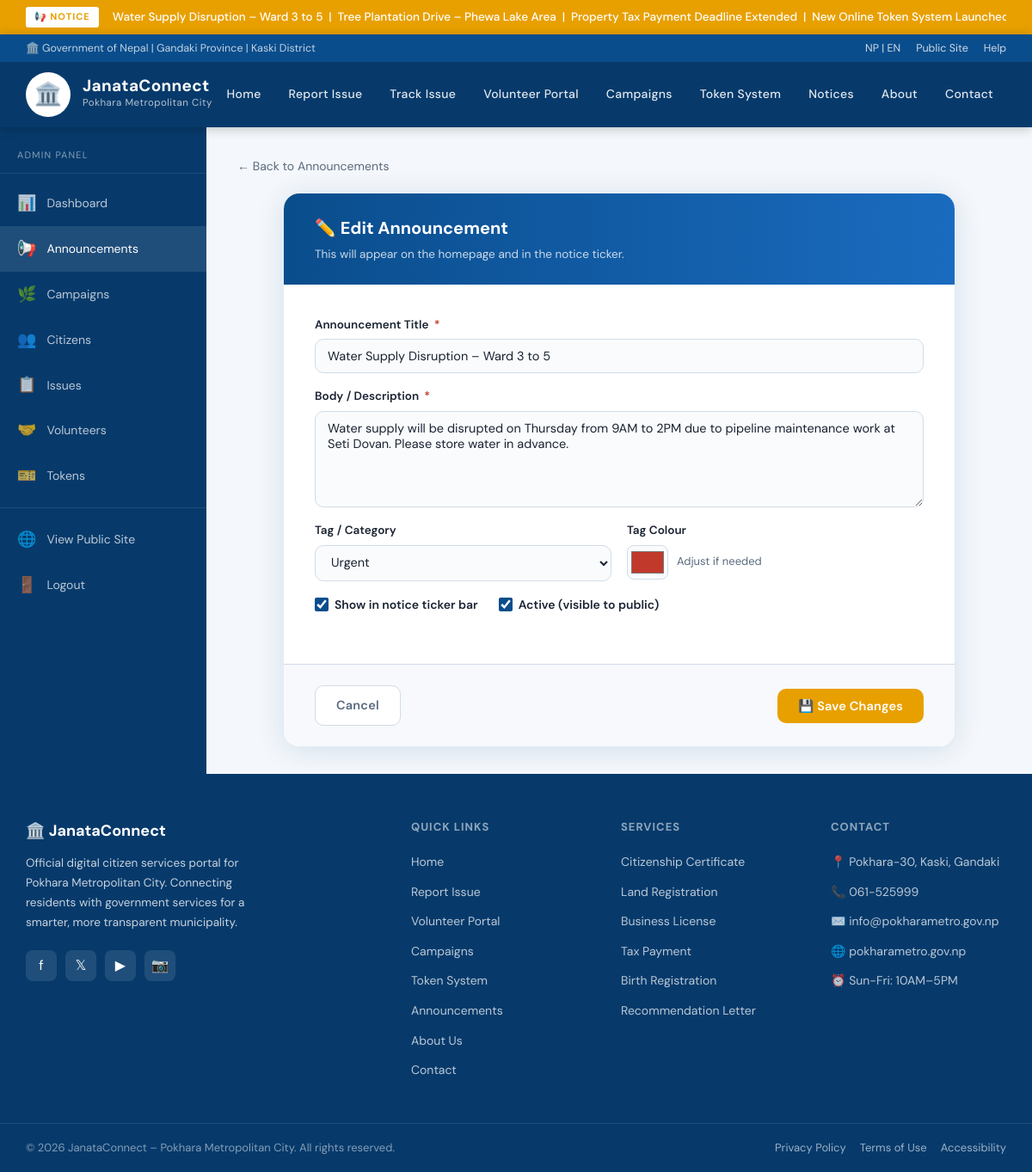
The app's page /admin/announcement_form.php?id=1 (signed in) with its own data.
### tables this page shows
CREATE TABLE IF NOT EXISTS announcements (
    id INT AUTO_INCREMENT PRIMARY KEY,
    title VARCHAR(250) NOT NULL,
    body TEXT NOT NULL,
    tag VARCHAR(40) DEFAULT 'Notice',
    tag_color VARCHAR(20) DEFAULT '#0a4d8c',
    is_ticker TINYINT(1) DEFAULT 1,
    is_active TINYINT(1) DEFAULT 1,
    created_at TIMESTAMP DEFAULT CURRENT_TIMESTAMP,
    updated_at TIMESTAMP DEFAULT CURRENT_TIMESTAMP ON UPDATE CURRENT_TIMESTAMP
);

### admin/announcement_form.php (the view, shortened to what this page needs)
<?php
$conn = getDB();
$id = (int)($_GET['id'] ?? 0);
$editing = false;
$data = ['title'=>'','body'=>'','tag'=>'Notice','tag_color'=>'#0a4d8c','is_ticker'=>1,'is_active'=>1];
if ($id) {
    $res = $conn->query("SELECT * FROM announcements WHERE id=$id LIMIT 1");
    if ($res && $res->num_rows) { $data = $res->fetch_assoc(); $editing = true; }
}
?>
<!DOCTYPE html>
<html lang="en">
<head>
  <link rel="stylesheet" href="../css/style.css">
</head>
<body>
<?php include '../includes/header.php'; ?>
<div class="admin-layout">
  <?php include 'sidebar.php'; ?>
  <main class="admin-main">
    <div style="margin-bottom:20px;">
      <a href="announcements.php" style="color:#5a6a7e;text-decoration:none;font-size:14px;">← Back to Announcements</a>
    </div>
    <div class="form-card" style="max-width:780px;">
      <div class="form-card-header">
        <h2><?= $editing ? '✏️ Edit Announcement' : '+ New Announcement' ?></h2>
        <p>This will appear on the homepage and in the notice ticker.</p>
      </div>
      <div class="form-body">
        <form method="POST">
          <div class="form-group" style="margin-bottom:16px;">
            <label>Announcement Title <span class="req">*</span></label>
            <input type="text" name="title" placeholder="e.g. Water Supply Disruption – Ward 3" required
                   value="<?= htmlspecialchars($data['title']) ?>">
          </div>
          <div class="form-group" style="margin-bottom:16px;">
            <label>Body / Description <span class="req">*</span></label>
            <textarea name="body" rows="5" required placeholder="Full announcement text..."><?= htmlspecialchars($data['body']) ?></textarea>
          </div>
          <div class="form-grid" style="margin-bottom:16px;">
            <div class="form-group">
              <label>Tag / Category</label>
              <select name="tag" id="tag-select" onchange="syncTagColor()">
                <?php
                $tag_options = [
                  'Notice'  => '#0a4d8c',
                  'Urgent'  => '#c0392b',
                  'Event'   => '#1a7a4a',
                  'Info'    => '#e8a000',
                  'Holiday' => '#8e44ad',
                  'Health'  => '#2980b9',
                ];
                foreach ($tag_options as $t => $col): ?>
                <option value="<?= $t ?>" data-color="<?= $col ?>" <?= ($data['tag']==$t) ? 'selected' : '' ?>><?= $t ?></option>
                <?php endforeach; ?>
              </select>
            </div>
            <div class="form-group">
              <label>Tag Colour</label>
              <div style="display:flex;align-items:center;gap:10px;">
                <input type="color" name="tag_color" id="tag-color" value="<?= htmlspecialchars($data['tag_color']) ?>"
                       style="width:48px;height:40px;padding:2px;border:1.5px solid #d0dce8;border-radius:8px;cursor:pointer;">
                <span id="color-preview" style="font-size:13px;color:#5a6a7e;">Adjust if needed</span>
              </div>
            </div>
          </div>
          <div style="display:flex;gap:24px;margin-bottom:22px;flex-wrap:wrap;">
            <label class="checkbox-item">
              <input type="checkbox" name="is_ticker" <?= $data['is_ticker'] ? 'checked' : '' ?>>
              <span style="font-size:14px;">Show in notice ticker bar</span>
            </label>
            <label class="checkbox-item">
              <input type="checkbox" name="is_active" <?= $data['is_active'] ? 'checked' : '' ?>>
              <span style="font-size:14px;">Active (visible to public)</span>
            </label>
          </div>
        </div>
        <div class="form-footer">
          <a href="announcements.php" class="btn" style="border:1.5px solid #d0dce8;color:#5a6a7e;background:white;">Cancel</a>
          <button type="submit" class="btn btn-primary">
            <?= $editing ? '💾 Save Changes' : '📢 Publish Announcement' ?>
          </button>
        </div>
      </div>
    </div>
<?php include '../includes/footer.php'; ?>

### css/style.css (style rules this page uses)
:root { --primary: #0a4d8c; --primary-dark: #073a6b; --primary-light: #1a6bbf; --accent: #e8a000; --accent-light: #f5c842; --red: #c0392b; --green: #1a7a4a; --text: #1a2332; --text-muted: #5a6a7e; --bg: #f4f7fb; --bg-white: #ffffff; --border: #d0dce8; --shadow: 0 2px 16px rgba(10,77,140,0.10); --shadow-md: 0 4px 32px rgba(10,77,140,0.14); --radius: 10px; --radius-lg: 18px; --transition: 0.22s ease; }
*, *::before, *::after { box-sizing: border-box; margin: 0; padding: 0; }
html { scroll-behavior: smooth; }
body { font-family: 'DM Sans', 'Mukta', sans-serif; background: var(--bg); color: var(--text); line-height: 1.6; min-height: 100vh; }
.btn { display: inline-flex; align-items: center; gap: 8px; padding: 11px 24px; border-radius: var(--radius); font-size: 14.5px; font-weight: 600; text-decoration: none; border: none; cursor: pointer; transition: var(--transition); letter-spacing: 0.2px; font-family: inherit; }
.btn-primary { background: var(--accent); color: white; }
.form-card { background: white; border-radius: var(--radius-lg); box-shadow: var(--shadow-md); overflow: hidden; max-width: 860px; margin: 0 auto; }
.form-card-header { background: linear-gradient(90deg, var(--primary), var(--primary-light)); padding: 24px 36px; color: white; }
.form-card-header h2 { font-size: 20px; font-weight: 700; }
.form-card-header p { font-size: 13.5px; color: rgba(255,255,255,0.78); margin-top: 4px; }
.form-body { padding: 36px; }
.form-grid { display: grid; grid-template-columns: 1fr 1fr; gap: 18px; }
.form-group { display: flex; flex-direction: column; gap: 6px; }
label { font-size: 13.5px; font-weight: 600; color: var(--text); }
label .req { color: var(--red); margin-left: 3px; }
input, select, textarea { padding: 10px 14px; border: 1.5px solid var(--border); border-radius: var(--radius); font-size: 14.5px; font-family: inherit; color: var(--text); background: #fafbfd; transition: var(--transition); outline: none; }
textarea { resize: vertical; min-height: 110px; }
.checkbox-item { display: flex; align-items: center; gap: 7px; font-size: 14px; cursor: pointer; }
.checkbox-item input[type="checkbox"], .checkbox-item input[type="radio"] { width: 16px; height: 16px; padding: 0; cursor: pointer; accent-color: var(--primary); }
.form-footer { padding: 24px 36px; background: #f7f9fc; border-top: 1px solid var(--border); display: flex; justify-content: space-between; align-items: center; }
.admin-layout { display: grid; grid-template-columns: 240px 1fr; min-height: calc(100vh - 80px); }
.admin-main { padding: 32px 36px; background: var(--bg); }

### records on screen
announcements: title "Water Supply Disruption – Ward 3 to 5", body "Water supply will be disrupted on Thursday from 9AM to 2PM due to pipeline maintenance work at Seti Dovan. Please store water in advance.", tag "Urgent", tag_color "#c0392b", is_ticker "☑", is_active "☑"

### other values on screen
$_ticker_text "Water Supply Disruption – Ward 3 to 5 | Tree Plantation Drive – Phewa Lake Area | Property Tax Payment Deadline Extended | New Online Token System…"
